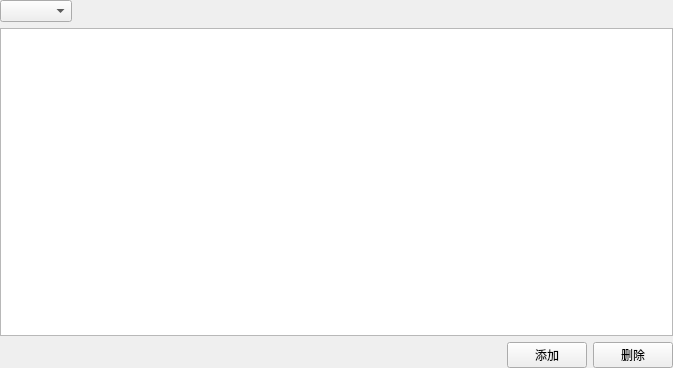
<?xml version="1.0" encoding="UTF-8"?>
<ui version="4.0">
 <class>JZNodeParamEditor</class>
 <widget class="QWidget" name="JZNodeParamEditor">
  <property name="geometry">
   <rect>
    <x>0</x>
    <y>0</y>
    <width>673</width>
    <height>368</height>
   </rect>
  </property>
  <property name="windowTitle">
   <string>Dialog</string>
  </property>
  <layout class="QVBoxLayout" name="verticalLayout">
   <property name="leftMargin">
    <number>0</number>
   </property>
   <property name="topMargin">
    <number>0</number>
   </property>
   <property name="rightMargin">
    <number>0</number>
   </property>
   <property name="bottomMargin">
    <number>0</number>
   </property>
   <item>
    <widget class="QWidget" name="widget_2" native="true">
     <layout class="QHBoxLayout" name="horizontalLayout">
      <property name="leftMargin">
       <number>0</number>
      </property>
      <property name="topMargin">
       <number>0</number>
      </property>
      <property name="rightMargin">
       <number>0</number>
      </property>
      <property name="bottomMargin">
       <number>0</number>
      </property>
      <item>
       <widget class="QComboBox" name="boxParamType"/>
      </item>
      <item>
       <spacer name="horizontalSpacer_2">
        <property name="orientation">
         <enum>Qt::Horizontal</enum>
        </property>
        <property name="sizeHint" stdset="0">
         <size>
          <width>576</width>
          <height>20</height>
         </size>
        </property>
       </spacer>
      </item>
     </layout>
    </widget>
   </item>
   <item>
    <widget class="QStackedWidget" name="stackedWidget">
     <property name="currentIndex">
      <number>0</number>
     </property>
     <widget class="QWidget" name="page">
      <layout class="QVBoxLayout" name="verticalLayout_2">
       <property name="leftMargin">
        <number>0</number>
       </property>
       <property name="topMargin">
        <number>0</number>
       </property>
       <property name="rightMargin">
        <number>0</number>
       </property>
       <property name="bottomMargin">
        <number>0</number>
       </property>
       <item>
        <widget class="QTableWidget" name="tableWidget"/>
       </item>
       <item>
        <widget class="QWidget" name="widget" native="true">
         <layout class="QHBoxLayout" name="horizontalLayout_2">
          <property name="leftMargin">
           <number>0</number>
          </property>
          <property name="topMargin">
           <number>0</number>
          </property>
          <property name="rightMargin">
           <number>0</number>
          </property>
          <property name="bottomMargin">
           <number>0</number>
          </property>
          <item>
           <spacer name="horizontalSpacer">
            <property name="orientation">
             <enum>Qt::Horizontal</enum>
            </property>
            <property name="sizeHint" stdset="0">
             <size>
              <width>40</width>
              <height>20</height>
             </size>
            </property>
           </spacer>
          </item>
          <item>
           <widget class="QPushButton" name="btnAdd">
            <property name="text">
             <string>添加</string>
            </property>
            <property name="autoDefault">
             <bool>false</bool>
            </property>
           </widget>
          </item>
          <item>
           <widget class="QPushButton" name="btnRemove">
            <property name="text">
             <string>删除</string>
            </property>
            <property name="autoDefault">
             <bool>false</bool>
            </property>
           </widget>
          </item>
         </layout>
        </widget>
       </item>
      </layout>
     </widget>
     <widget class="QWidget" name="page_2">
      <layout class="QVBoxLayout" name="verticalLayout_3">
       <property name="leftMargin">
        <number>0</number>
       </property>
       <property name="topMargin">
        <number>0</number>
       </property>
       <property name="rightMargin">
        <number>0</number>
       </property>
       <property name="bottomMargin">
        <number>0</number>
       </property>
       <item>
        <widget class="QTableWidget" name="tableWidgetUi"/>
       </item>
      </layout>
     </widget>
    </widget>
   </item>
  </layout>
 </widget>
 <resources/>
 <connections/>
</ui>
